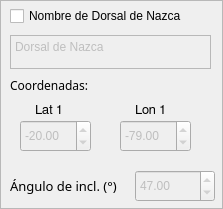
       <widget class="QFrame" name="frame_5">
        <property name="geometry">
         <rect>
          <x>440</x>
          <y>0</y>
          <width>223</width>
          <height>209</height>
         </rect>
        </property>
        <property name="frameShape">
         <enum>QFrame::StyledPanel</enum>
        </property>
        <property name="frameShadow">
         <enum>QFrame::Raised</enum>
        </property>
        <widget class="QDoubleSpinBox" name="val_LON1_8">
         <property name="enabled">
          <bool>false</bool>
         </property>
         <property name="geometry">
          <rect>
           <x>120</x>
           <y>120</y>
           <width>71</width>
           <height>32</height>
          </rect>
         </property>
         <property name="minimum">
          <double>-180.000000000000000</double>
         </property>
         <property name="maximum">
          <double>180.000000000000000</double>
         </property>
         <property name="singleStep">
          <double>0.010000000000000</double>
         </property>
         <property name="value">
          <double>-79.000000000000000</double>
         </property>
        </widget>
        <widget class="QDoubleSpinBox" name="val_angulo_dorsal">
         <property name="enabled">
          <bool>false</bool>
         </property>
         <property name="geometry">
          <rect>
           <x>135</x>
           <y>170</y>
           <width>80</width>
           <height>32</height>
          </rect>
         </property>
         <property name="minimum">
          <double>-360.000000000000000</double>
         </property>
         <property name="maximum">
          <double>360.000000000000000</double>
         </property>
         <property name="singleStep">
          <double>0.010000000000000</double>
         </property>
         <property name="value">
          <double>47.000000000000000</double>
         </property>
        </widget>
        <widget class="QLabel" name="Text_lon01_7">
         <property name="geometry">
          <rect>
           <x>135</x>
           <y>100</y>
           <width>41</width>
           <height>21</height>
          </rect>
         </property>
         <property name="font">
          <font>
           <family>FreeSans</family>
           <pointsize>10</pointsize>
           <weight>50</weight>
           <italic>false</italic>
           <bold>false</bold>
           <kerning>true</kerning>
          </font>
         </property>
         <property name="text">
          <string>&lt;html&gt;&lt;head/&gt;&lt;body&gt;&lt;p&gt;Lon 1&lt;/p&gt;&lt;/body&gt;&lt;/html&gt;</string>
         </property>
        </widget>
        <widget class="QLabel" name="Text_lat01_7">
         <property name="geometry">
          <rect>
           <x>35</x>
           <y>100</y>
           <width>41</width>
           <height>21</height>
          </rect>
         </property>
         <property name="font">
          <font>
           <family>FreeSans</family>
           <pointsize>10</pointsize>
           <weight>50</weight>
           <italic>false</italic>
           <bold>false</bold>
           <kerning>true</kerning>
          </font>
         </property>
         <property name="text">
          <string>&lt;html&gt;&lt;head/&gt;&lt;body&gt;&lt;p&gt;Lat 1&lt;/p&gt;&lt;/body&gt;&lt;/html&gt;</string>
         </property>
        </widget>
        <widget class="QLabel" name="Titulo_22">
         <property name="geometry">
          <rect>
           <x>10</x>
           <y>70</y>
           <width>211</width>
           <height>31</height>
          </rect>
         </property>
         <property name="font">
          <font>
           <family>Paytone One</family>
           <weight>50</weight>
           <italic>false</italic>
           <bold>false</bold>
           <kerning>true</kerning>
          </font>
         </property>
         <property name="text">
          <string>&lt;html&gt;&lt;head/&gt;&lt;body&gt;&lt;p&gt;Coordenadas:&lt;/p&gt;&lt;/body&gt;&lt;/html&gt;</string>
         </property>
        </widget>
        <widget class="QLabel" name="Text_ang_dorsal">
         <property name="geometry">
          <rect>
           <x>10</x>
           <y>170</y>
           <width>120</width>
           <height>31</height>
          </rect>
         </property>
         <property name="font">
          <font>
           <family>Noto Sans</family>
           <pointsize>10</pointsize>
           <weight>50</weight>
           <italic>false</italic>
           <bold>false</bold>
           <kerning>true</kerning>
          </font>
         </property>
         <property name="text">
          <string>Ángulo de incl. (°)</string>
         </property>
        </widget>
        <widget class="QDoubleSpinBox" name="val_LAT1_8">
         <property name="enabled">
          <bool>false</bool>
         </property>
         <property name="geometry">
          <rect>
           <x>20</x>
           <y>120</y>
           <width>71</width>
           <height>32</height>
          </rect>
         </property>
         <property name="minimum">
          <double>-90.000000000000000</double>
         </property>
         <property name="maximum">
          <double>90.000000000000000</double>
         </property>
         <property name="singleStep">
          <double>0.010000000000000</double>
         </property>
         <property name="value">
          <double>-20.000000000000000</double>
         </property>
        </widget>
        <widget class="QCheckBox" name="check_dorsal_nazca_2">
         <property name="enabled">
          <bool>true</bool>
         </property>
         <property name="geometry">
          <rect>
           <x>10</x>
           <y>5</y>
           <width>240</width>
           <height>22</height>
          </rect>
         </property>
         <property name="text">
          <string>Nombre de Dorsal de Nazca</string>
         </property>
         <property name="checkable">
          <bool>true</bool>
         </property>
         <property name="checked">
          <bool>false</bool>
         </property>
         <property name="tristate">
          <bool>false</bool>
         </property>
        </widget>
        <widget class="QPlainTextEdit" name="Titulo_dorsal">
         <property name="enabled">
          <bool>false</bool>
         </property>
         <property name="geometry">
          <rect>
           <x>10</x>
           <y>35</y>
           <width>201</width>
           <height>34</height>
          </rect>
         </property>
         <property name="styleSheet">
          <string notr="true"/>
         </property>
         <property name="plainText">
          <string>Dorsal de Nazca</string>
         </property>
        </widget>
       </widget>
